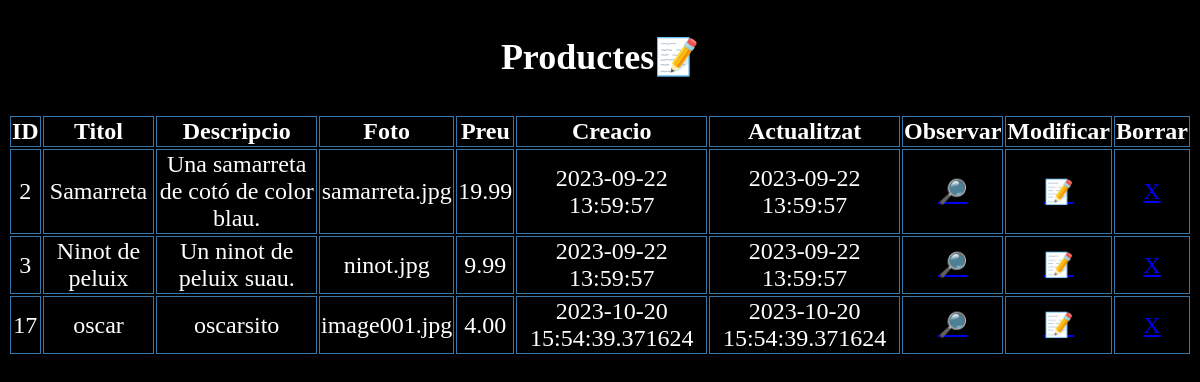
The app's page /products/list, older data.
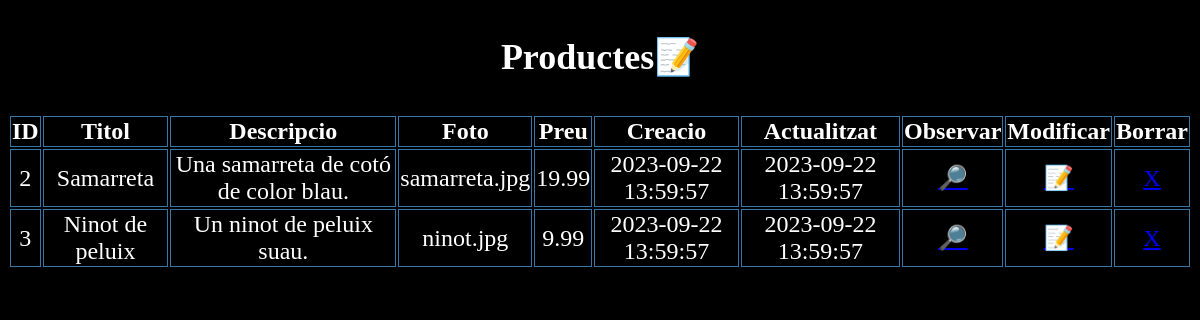
The same page, newer data.
### my_app/models.py (models this page shows)
class product(db.Model):
    __tablename__ = "products"
    id              = db.Column(db.Integer, primary_key=True, autoincrement=True)
    title           = db.Column(db.Text, nullable=False)
    description     = db.Column(db.Text, nullable=False)
    photo           = db.Column(db.Text, nullable=False)
    price           = db.Column(db.Numeric(10,2), nullable=False)
    category_id     = db.Column(db.Integer, db.ForeignKey("categories.id"), nullable=False)
    seller_id       = db.Column(db.Integer, db.ForeignKey("users.id"), nullable=False)
    created         = db.Column(db.DateTime, default=now)
    updated         = db.Column(db.DateTime, default=now)

### my_app/routes_main.py (the view)
@main_bp.route("/products/list")
def list():
    items = db.session.query(product).all()
    return render_template("products/list.html",items = items)

### my_app/templates/products/list.html (shortened to what this page needs)
<!DOCTYPE html>
    <html lang="ca">
    <head>
        <link href="/static/css/list.css" rel="stylesheet">
    </head>
    <body>
        <h3>Productes📝</h3>
        <table>
            <tr>
                <th>ID</th>
                <th>Titol</th>
                <th>Descripcio</th>
                <th>Foto</th>
                <th>Preu</th>
                <th>Creacio</th>
                <th>Actualitzat</th>
                <th>Observar</th>
                <th>Modificar</th>
                <th>Borrar</th>
            </tr>
            {% for item in items %}
                <tr>
                    <td>{{ item['id'] }}</a></td>
                    <td>{{ item['title'] }}</a></td>
                    <td>{{ item['description'] }}</a></td>
                    <td>{{ item['photo'] }}</a></td>
                    <td>{{ item['price'] }}</a></td>
                    <td>{{ item['created'] }}</a></td>
                    <td>{{ item['updated'] }}</a></td>
                    <td><a href="/products/read/{{ item['id'] }}">🔎</a></td>
                    <td><a href="/products/update/{{ item['id'] }}">📝</a></td>
                    <td><a href="/products/delete/{{ item['id'] }}">X</a></td>
                </tr>
            {% endfor %}
        </table>
    </body>
    </html>

### my_app/static/css/list.css (style rules this page uses)
body { background-color: black; }
table { width: 100%; }
h3 { color: white;text-align: center; font-size: 3vw; }
td { color: #ffdd50; }
td, th { border: 1px solid #3777a8; color: white; font-size: 2vw; text-align: center; }

Row changes from the older to the newer data that the page shows:
removed product: id "17", title "oscar", description "oscarsito", photo "image001.jpg", price "4.00", created "2023-10-20 15:54:39.371624", updated "2023-10-20 15:54:39.371624"
